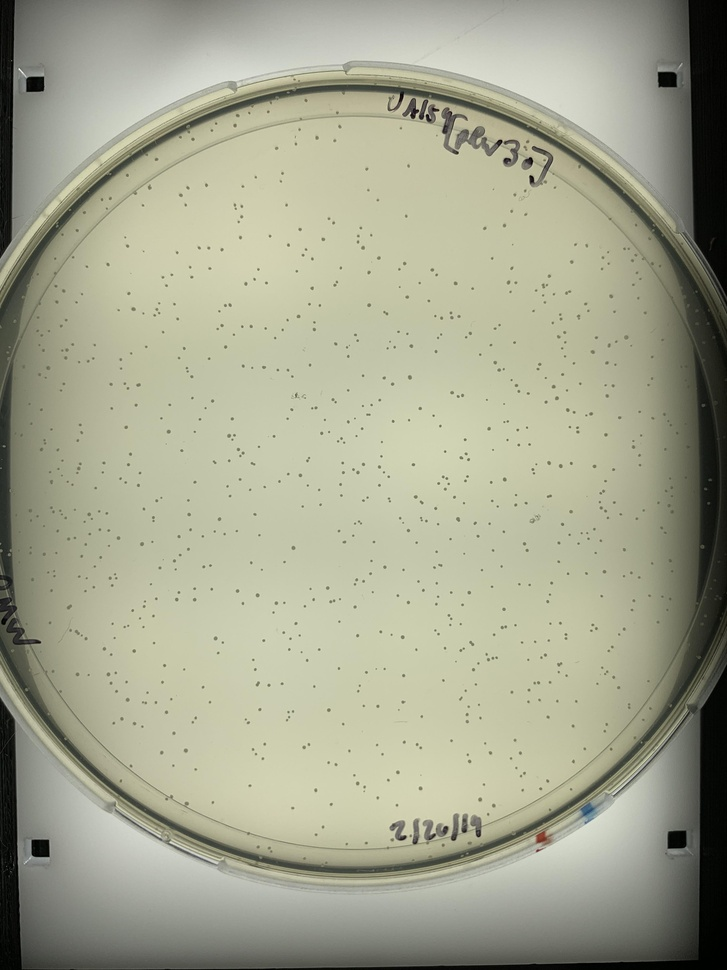
#> input picture ColonyPicker/Plate Images/fullPlate.jpg, 727 x 970 px, shrunk from 3024 x 4032 before the run, given in place of quality25.jpg, which was not available
$ jupyter execute --allow-errors 'ColonyPicker Deploy.ipynb'   (shell and % lines are left out)
#> lines starting #> are read from the running program, lines starting #| are printed output that depends on the picture; after the words box and inside, x2 and y2 are one past the last pixel; in counts of white or black regions, pixels touching at a corner belong together; pictures that were not available may be replaced by others from this repository, and a replacement may not be noted
[cell 1]
import math
import pandas as pd
import cv2
import numpy as np
from matplotlib import pyplot as plt
from PIL import Image

[cell 2]
def showImages(images):
    count = 0
    for img in images:
        windowName = "img" + str(count)
        cv2.namedWindow(windowName, cv2.WINDOW_NORMAL)
        cv2.imshow(windowName,img)
        cv2.waitKey(0)
        count += 1
    cv2.destroyAllWindows()

[cell 3]
def detectColonies(imagePath):
    #Binary Mask
#> called with imagePath = 'quality25.jpg'
    plateImage = cv2.imread(imagePath,0)
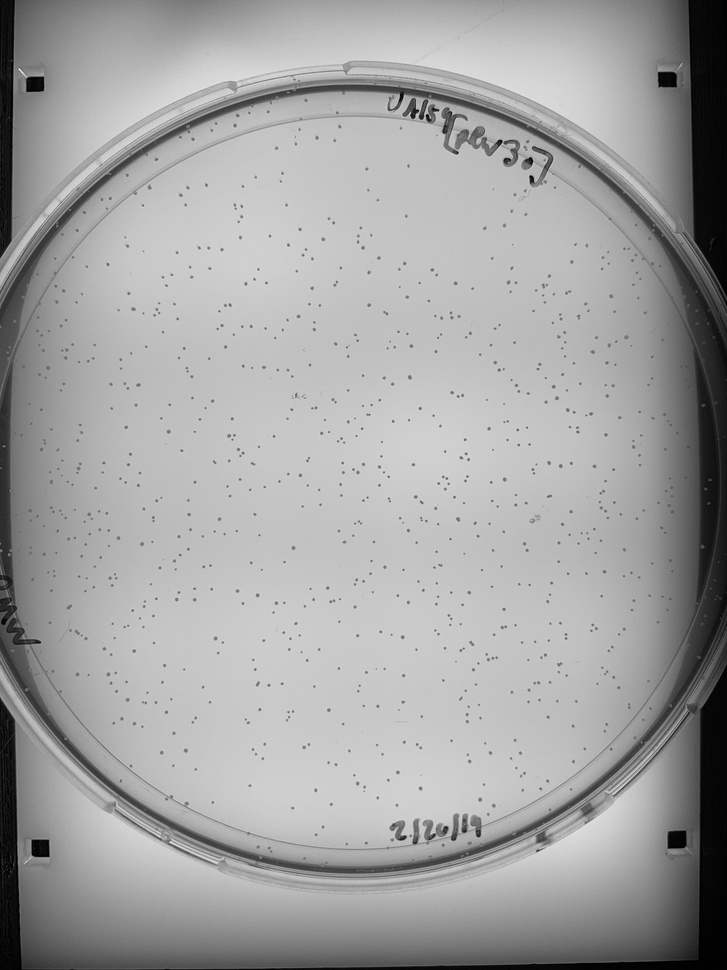
#> plateImage: shape (970, 727); min 0, max 250, mean 162
    image = cv2.fastNlMeansDenoising(plateImage,None,10,7,21)
    adapGauss = cv2.adaptiveThreshold(image,255,cv2.ADAPTIVE_THRESH_GAUSSIAN_C, cv2.THRESH_BINARY_INV, 21, 2)
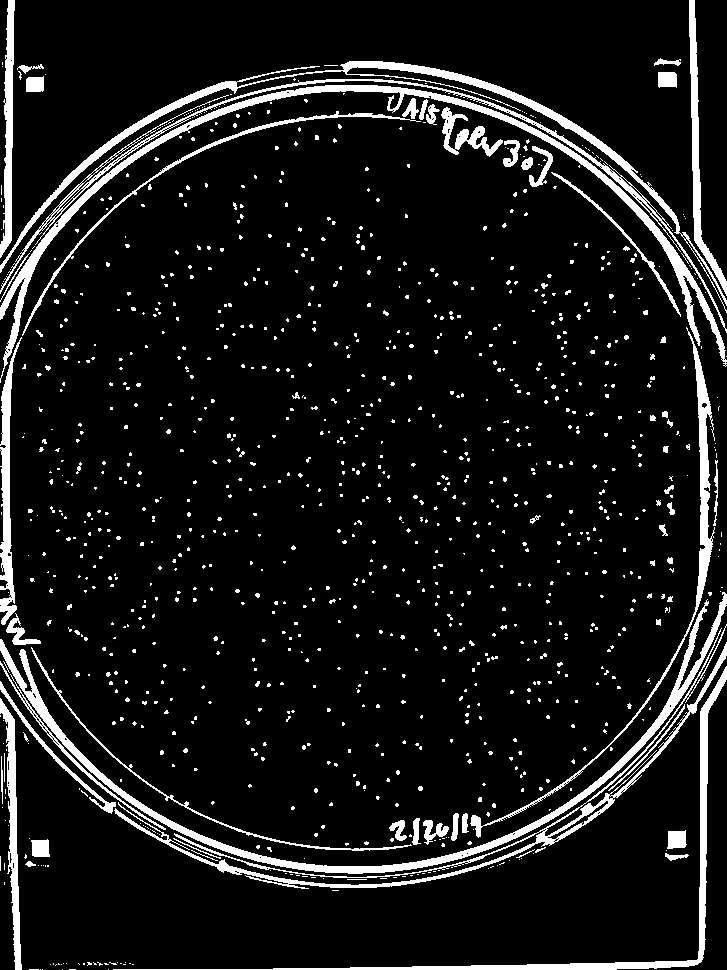
#> adapGauss: shape (970, 727); 9.2% white; 1101 white regions (1016 under 20 px), largest, box (x1, y1, x2, y2) and area: (0, 85, 727, 383) 7574, (0, 592, 727, 874) 7274, (0, 61, 727, 313) 5602

    #Blob Detection
    params2 = cv2.SimpleBlobDetector_Params()
    params2.filterByColor = True
    params2.blobColor = 255
    params2.filterByInertia = True
    params2.minInertiaRatio = 0.01
    params2.filterByConvexity = True
    params2.minConvexity = 0.9
    detector = cv2.SimpleBlobDetector_create(params2)

    keypoints = detector.detect(adapGauss)
#> keypoints = 5 keypoints; (x, y, size): (676, 839, 18.7), (667, 79, 18.4), (40, 848, 17.9), (35, 84, 17.6), (527, 163, 10.8)
    binaryKeypoints = cv2.drawKeypoints(adapGauss, keypoints, np.array([]), (0,0,255), cv2.DRAW_MATCHES_FLAGS_DRAW_RICH_KEYPOINTS)
    originalKeypoints = cv2.drawKeypoints(image, keypoints, np.array([]), (0,0,255), cv2.DRAW_MATCHES_FLAGS_DRAW_RICH_KEYPOINTS)
    print("%d Colonies Detected" % (len(keypoints)))
#| 5 Colonies Detected
    images = []
    images.append(binaryKeypoints)
    images.append(originalKeypoints)
    showImages(images)
#> the loop in showImages, `for img in images:` made 2 passes
#> (windowName, count) on passes 1 to 2: ('img0', 1), ('img1', 2)
#> after the loop in showImages, `for img in images:`: count = 2
    return (keypoints, adapGauss)

[cell 4]
# [55 lines of commented-out code are left out]

[cell 5]
def dist(p1, p2):
    return math.sqrt((p2[0] -  p1[0])**2 + (p2[1] - p1[1])**2)

class Blob(cv2.KeyPoint):
    def __init__(self, whitePix, darkPix, keyPoint):
        self.whitePix = whitePix
        self.darkPix = darkPix
        cv2.KeyPoint.__init__(self, x = keyPoint.pt[0], y = keyPoint.pt[1], _size = keyPoint.size)

def analyzeColonies(keyPoints, binaryImage):
    R = 32
    phi = 0.1
    width = len(binaryImage)
#> width = 970
    height = len(binaryImage[0])
#> height = 727
    blobList = []
    for keyPoint in keyPoints:
        # Obtaining the x,y pixel coordinates of the blob
        x = (int) (keyPoint.pt[0])
        y = (int) (keyPoint.pt[1])
        coord = [x, y]
        # Starting x and y coordinates for the segmented box
        lowX = x - R
        lowY = y - R

        # discarding blobs too close to window boundaries
        if lowX < 0 or lowY < 0 or lowX + 2*R > width or lowY + 2*R > height:
            continue
        r = (int) (keyPoint.size * (1+phi))/2
        # dark percentage inside = darkCount/insideCount
        # white percentage outside = whiteCOunt/outsideCount
        insideCount = 0
        outsideCount = 0
        whiteCount = 0
        darkCount = 0
        for i in range(lowX, lowX + 2*R):
            for j in range (lowY, lowY + 2*R):
                # Do not count pixels that are outside larger circle
                if dist([x,y], [i,j]) >= R:
                    continue
                # Check for dark pixels inside blob
                elif dist([x,y], [i,j]) <= r:
                    insideCount += 1
                    if binaryImage[j, i] == 0:
                        darkCount += 1
                # Check for white pixels outside blob
                else:
                    outsideCount += 1
                    if binaryImage[j, i] == 255:
                        whiteCount += 1
        whitePix = whiteCount*100/outsideCount
        darkPix = darkCount*100/insideCount
        blobList.append(Blob(whitePix, darkPix, keyPoint))
#> this loop made 3 passes
#> after the loop, blobList = []
    print("%d Viable Colonies Analyzed" % len(blobList))
    return blobList

[cell 6]
def rankColonies(blobList):
    darkCutoff = np.percentile(np.array([blob.darkPix for blob in blobList]), 95)
    whiteCutoff = np.percentile(np.array([blob.whitePix for blob in blobList]), 50)
    for i,blob in enumerate(blobList):
        if blob.darkPix > darkCutoff or  blob.whitePix > whiteCutoff:
            blobList.remove(blob)
    blobList.sort(key=lambda x: x.whitePix)
    print("%d Viable Colonies Extracted" % len(blobList))
    return blobList

[cell 7]
# keypoints, binaryImage = detectColonies("Plate Images/image-00000.jpg")
keypoints, binaryImage = detectColonies("quality25.jpg")

#> (a cell that did not finish here is left out)

[cell 9]
def convert(blobList):
    return [cv2.KeyPoint(x = blob.pt[0], y = blob.pt[1], _size = blob.size) for blob in blobList]

#> (a cell that did not finish here is left out)

#> (a cell that did not finish here is left out)

[cell 12]
im = Image.open("Plate Images/image-00000.jpg")
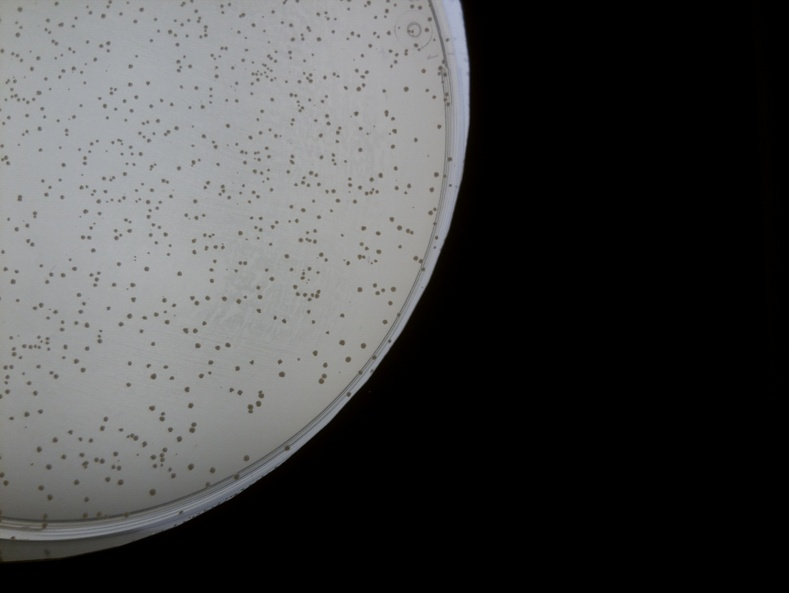
#> input picture ColonyPicker/Plate Images/image-00000.jpg, 789 x 593 px, shrunk from 3280 x 2464 before the run
#> im is the input picture: PIL image 789x593 RGB; mean R, G, B 68.7, 69.1, 69.2
im.save("quality25_1.jpg", quality = 25)
